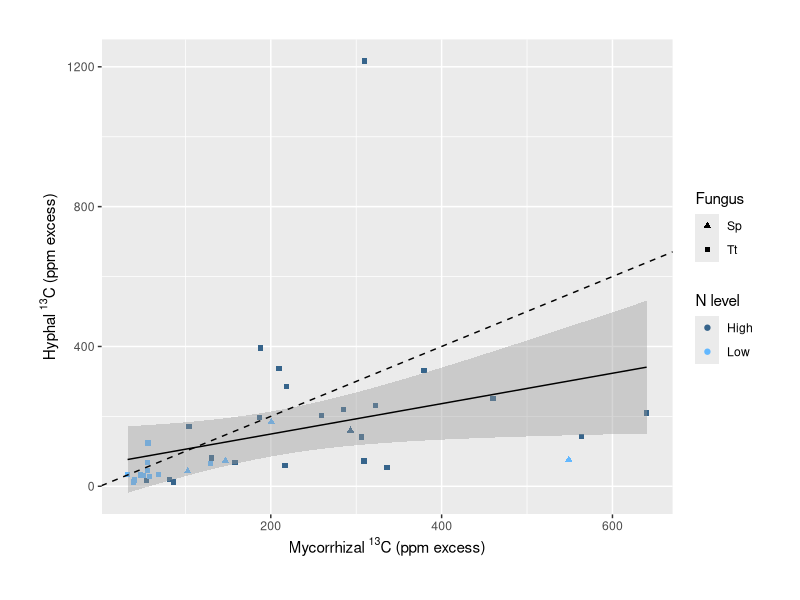

The R source for this figure: (Note: this script raises an error after producing the figure.)
# 5-1-FC_hyphal_vs_myco_13C_withoutlier_statsandplot

setwd("~/Documents/Fungal competition project/fungal-competition2020/")

library(cowplot)
library(tidyverse)
library(lme4)
library(lmerTest)

carboninfo = read_csv("processeddata/data_for_carbon_only_analyses.csv")

#### How well did hyphal C track myco C? ####

hyphalCformycoC_plot_withoutlier = ggplot(data = carboninfo) +
  geom_point(aes(x = mycoC13ppmexcess,
                 y = hyphae.ppm13Cexcess, 
                 color = N_level,
                 shape =compartment_fungus)) +
  geom_smooth(method = "lm", aes(x = mycoC13ppmexcess,
                                 y = hyphae.ppm13Cexcess),
              color = "black",
              size = 0.5) +
  scale_color_manual(values = c("steelblue4", "steelblue1"),
                     name = "N level") +
  scale_shape_manual(values = c(17, 15),
                     name = "Fungus") +
  ylab(expression("Hyphal "^13*"C (ppm excess)")) +
  xlab(expression("Mycorrhizal "^13*"C (ppm excess)")) +
  theme(plot.margin = unit(c(1,1,1,1), "cm")) +
  geom_abline(intercept = 0, slope = 1, linetype = "dashed")

save_plot("plots/Regression_hyphal_C_for_myco_C_with_outlier.pdf", 
          hyphalCformycoC_plot_withoutlier,
          ncol = 1,
          base_aspect_ratio = 1.4)

ggsave("plots/Regression_hyphal_C_for_myco_C_with_outlier.jpeg", 
       plot = hyphalCformycoC_plot_withoutlier,
       device = "jpeg",
       width = 7, height = 5, units = "in")

### Stats with outlier ###
myhyphaelm_withoutlier = lm((hyphae.ppm13Cexcess) ~ mycoC13ppmexcess, data = carboninfo)
plot(myhyphaelm_withoutlier)
summary(myhyphaelm_withoutlier)

# LME approach: NOT using this because pairing hyphae
# with mycos in the same compartment controls for batch and
# plant effects in itself -- there's no need to also
# include this as a random effect separately.

# hyphaelme_withoutlier = lmer(hyphae.ppm13Cexcess ~ mycoC13ppmexcess + (1|Batch), data = carboninfo)
# # boundary (singular) fit. Maybe not a problem?
# plot(hyphaelme_withoutlier) #outlier is very clear
# summary(hyphaelme_withoutlier)

sink("stats_tables/hyphae13C_vs_myco13C_withoutlier_lm_results.html")

stargazer(myhyphaelm_withoutlier, type = "html",
          digits = 3,
          star.cutoffs = c(0.05, 0.01, 0.001),
          digit.separator = "",
          summary = FALSE)

sink()
